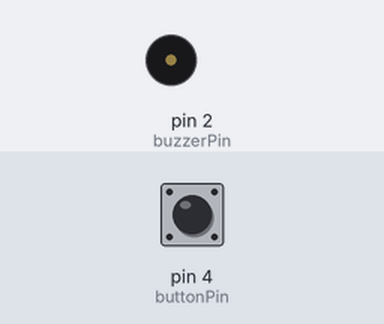
Simulated run of this sketch. Board: Arduino Uno, built with avr-gcc and run on an emulated ATmega328P. On the bench: buzzer (waves = sounding, pin HIGH). Inputs (shaded band) come from the test bench; at power-on: pin 4 (buttonPin) HIGH.

Above: at 1.2 s.
1.3 s: pin 4 (buttonPin) pulled LOW for 0.15 s
At 1.37 s:
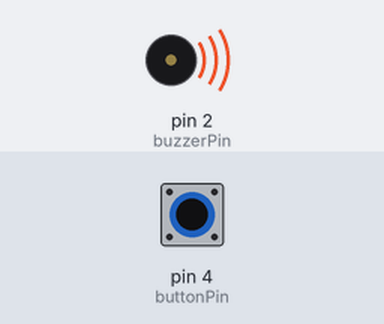
2.9 s: pin 4 (buttonPin) pulled LOW for 3.2 s
At 7.2 s:
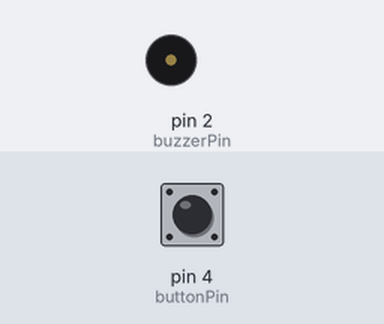
Timing chart, 0 to 8.7 s (numbered marks = the images above; inputs shaded):
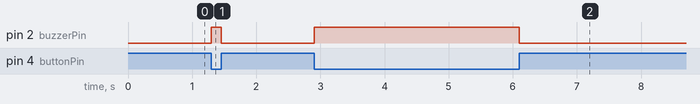

The sketch:

buzzer.ino
```cpp
  int buzzerPin = 2;
  int buttonPin = 4;
  int buttonState;

  void setup() {
    pinMode(buzzerPin, OUTPUT);
    pinMode(buttonPin, INPUT_PULLUP);
  }


void loop(){
  buttonState = digitalRead(buttonPin);
  if(buttonState == LOW){
    digitalWrite(buzzerPin, HIGH);
  }else{
    digitalWrite(buzzerPin, LOW);
  }
}
```

Measured:
- after the input at 1.3 s, pin 2 (buzzerPin): LOW → HIGH at once, → LOW 0.15 s later
- after the input at 2.9 s, pin 2 (buzzerPin): LOW → HIGH at once, → LOW 3.2 s later
